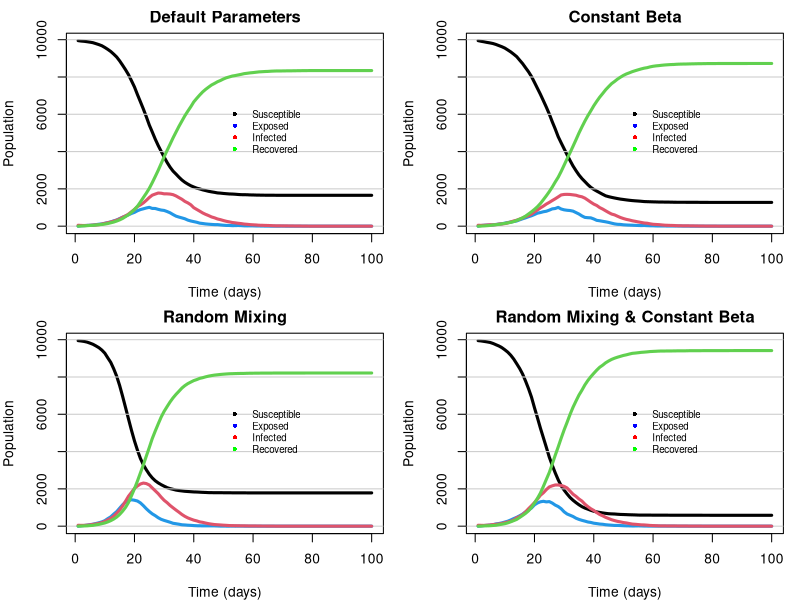

This figure's R source:
# Jackson Cramer (s2274544), Maximillian McCourt (s2145762), Natalia Montalvo Cabornero (s1969053)

# Our group worked collaboratively on the development and optimisation of all exercises.
# Although tasks were divided among us, we maintained a balanced workload through 
# regular code reviews, debugging sessions, and problem-solving meetings.
# Jackson focused on the plotting functions and household creation. 
# Max focused on implementing the nseir function.
# Natalia focused on the get.net function and commenting.



######### GENERAL DESCRIPTION #########

# This project extends the SEIR (Susceptible-Exposed-Infectious-Recovered) disease 
# model by incorporating household and social network structures. Individuals are 
# grouped into households and connected through probabilistic contact networks 
# based on sociability parameters. The model simulates disease transmission through 
# household, network, and random interactions to study how social structure and 
# individual variability affect epidemic dynamics.


######### CONTACT NETWORK MODEL ##########

# get.net() function constructs a contact network model among individuals.
# Links between individuals are formed probabilistically according to their
# sociability parameters (beta), excluding any individuals in the same household 
# (h). The output is a list where the i-th element contains the indices of person 
# i’s regular contacts.
get.net <- function(beta,h,nc=15){
  
  # Inputs:
  #   beta - vector of sociability parameters for each individual
  #   h - vector of household IDs for each individual
  #   nc - average number of contacts per person
  
  # Locally define population size
  n <- length(beta)
  
  # Initialise an empty contact list for all individuals
  contacts <- vector("list", n)
  
  # Compute the coefficient of our contact network formula
  coeff <- nc/(mean(beta)**2 * (n - 1))
  
  # Loop through all individuals to create network links
  for (i in 1:(n-1)){
    
    # For individual i, define all possible contacts of individuals i+1 to n
    # who are not in the same household (as previous links have already been generated)
    non_h <- h[(i+1):n] != h[i] 
    poss_links <- c((i+1):n)[non_h] 
    
    # Extract beta values (sociability parameters) for potential contacts
    beta_poss_links <- beta[poss_links]
    
    # Compute the probabilities of forming a contact between individual i and others using contact network formula
    prob_betas <- coeff*beta[i]*beta_poss_links
    
    # Generate links based on the assigned contact probabilities
    link_idx <- rbinom(length(prob_betas), 1, prob_betas) == 1
    links <- poss_links[link_idx]
    
    # Store the link in the i-th person's contact list
    contacts[[i]] <- c(contacts[[i]], links)
    
    # Append link with i-th person to the j-th person's contact list
    for (j in links) {
      contacts[[j]] <- c(contacts[[j]], i)
    }
  }
  
  # Return the full contact network as list
  return(contacts)
}


#########  SEIR MODEL  ##########

# nseir() function simulates a disease model over time in a population with 
# household and network-based social structure. Each individual is in one of four 
# states: Susceptible (S=0), Exposed (E=1), Infected (I=2), or Recovered (R=3). 
# The function uses constant daily probabilites for transitions from state E to I 
# and state I to R. For moving individuals from state S to E, we determine exposure 
# of susceptibles to the infectious population in state I by using the household 
# and regular contact networks previously defined. As a final method of exposure, 
# irrespective of household or regular network relations, we generate a daily probability 
# of exposure between each infected (I) and each susceptible (S) individual.
nseir <- function(beta,h,alink,alpha=c(.1,.01,.01),delta=.2,gamma=.4,nc=15, nt = 100,pinf = .005){
  
  # Inputs:
  #   beta - vector of sociability parameters for each individual
  #   h -  vector of household IDs for each individual
  #   alink - list defining the regular contacts of each person
  #   alpha - vector of household, regular network and random mixing parameters
  #   delta - daily probability of moving from state I to state R
  #   gamma - daily probability of moving from state E to state I
  #   nc - average number of contacts per person
  #   nt -  total number of days of simulation
  #   pinf - proportion of initial population to randomly start in the I state
  
  # Locally define population size
  n <- length(beta)
  
  # Defining alpha parameters
  alpha_h <- alpha[1] # Household parameter
  alpha_c <- alpha[2] # Contact network parameter
  alpha_r <- alpha[3] # Random daily mixing parameter
  
  # Recalling susceptible S=0, initialise total population as vector of zeros
  x <- rep(0, n)
  
  # Initialise infected individuals at random (using pinf input)
  x[sample(n, max(1,round(n*pinf)))] <- 2 # Use max() to ensure at least 1 person is initialised as infected
  
  # Initialise SEIR population counts for each day
  S <- E <- I <- R <- rep(0,nt)
  S[1] <- sum(x == 0) # Initialise population of susceptible individuals on day 1
  I[1] <- sum(x == 2) # Initialise population of infectious individuals on day 1
  
  # Compute the coefficient of our random daily mixing formula
  coeff <- (alpha_r*nc)/(mean(beta)^2 * (n-1))
  
  # Loop over days
  for (t in 2:nt){
    
    # Generate a random deviates for each individual for mutually exclusive transitions from states I to R and E to I
    u <- runif(n)
    x[x==2 & u<delta] <- 3 # Infectious to recovered state
    x[x==1 & u<gamma] <- 2 # Exposed to infectious state
    
    # Determine IDs of currently infectious population
    current_I <- which(x==2)
    
    # Ensure there is a current infectious population
    if (length(current_I) > 0) { 
      
      # HOUSEHOLD TRANSMISSION
      # Count infectious individuals per household using tabulate(), then map counts to each person
      num_I_h <- tabulate(h[x==2], nbins=max(h))[h]
      
      # Find indices of susceptible individuals living in households with infectious individuals
      sus_I_h <- which(x==0 & num_I_h>0)
      
      # Generate probabilities of each susceptible person becoming exposed using alpha_h parameter, adjusting for number of infectious people in household
      probs_h <- 1 - (1 - alpha_h)^num_I_h[sus_I_h]
      
      # Update population x for susceptible individuals who get exposed based on these generated probabilities
      x[sus_I_h[runif(length(sus_I_h)) < probs_h]] <- 1
      
      # CONTACT NETWORK TRANSMISSION
      # Combine all infectious individuals’ contact lists into one vector
      contacts_I <- unlist(alink[which(x==2)])
      
      # Count how many infectious contacts each person has with tabulate()
      num_I_c <- tabulate(contacts_I, nbins=length(x))
      
      # Identify indices of susceptible individuals in contact with at least one infectious person
      sus_w_I_c <- which(x==0 & num_I_c>0)
      
      # Generate probabilities of each susceptible person becoming exposed using alpha_c parameter, adjusting for number of infectious people in the susceptible individuals' contact network
      probs_c <- 1 - (1 - alpha_c)^num_I_c[sus_w_I_c]
      
      # Update population x for susceptible individuals who get exposed based on these generated probabilities
      x[sus_w_I_c[runif(length(sus_w_I_c)) < probs_c]] <- 1
      
      # RANDOM DAILY MIXING TRANSMISSION
      # Indices of susceptible individuals
      current_S <- which(x==0)
      
      # Ensure there is a current susceptible population
      if (length(current_S) > 0) {
        # Use outer() function to create all pairwise products of beta parameters for susceptible–infectious pairs
        beta_matrix <- outer(beta[current_S], beta[current_I])
        
        # Calculate probabilities of each susceptible avoiding infection from each infectious individual using random daily mixing formula
        prob_matrix_r <- 1 - coeff * beta_matrix
        
        # Combine row-wise to find total probability of each susceptible individual avoiding infection from all infectious individuals
        prob_not <- apply(prob_matrix_r, 1, prod)
        
        # Convert to infection probabilities for each susceptible
        probs_r <- 1 - prob_not
        
        # Update population x for susceptible individuals who get exposed based on these generated probabilities
        x[current_S[runif(length(current_S)) < probs_r]] <- 1
      }
    }
    
    # Record SEIR population for day t
    S[t] <- sum(x==0)
    E[t] <- sum(x==1)
    I[t] <- sum(x==2)
    R[t] <- sum(x==3)
  }
  
  # Return list of each SEIR population count from day 1 to day nt
  return(list(S=S,E=E,I=I,R=R,t=1:nt))
}


######### VISUALISATION OF DISEASE MODEL ##########

## --- Plotting Function --- ##

# plot_dynamics() function visualises the simulated evolution of the SEIR states 
# over time as a line plot, with each line in the plot coloured by their 
# corresponding SEIR state.
plot_dynamics <- function(pop_states, title=""){
  
  # Inputs:
  #   pop_states - population state counts as produced by nseir() function
  #   title - desired plot title
  
  # Calculate highest population among groups for consistent axis scaling
  ymax <- max(c(pop_states$S, pop_states$E, pop_states$I, pop_states$R))
  
  # Initialise plot and susceptible population over time as a black line
  plot(pop_states$S,ylim=c(0,ymax), type="l", lwd=3, xlab="Time (days)", ylab="Population", main=title)
  
  # Add horizontal grid lines at axis tick marks for easier visualisation
  abline(h=axTicks(2), col="gray80")
  
  # Plot remaining SEIR groups as unique colored lines
  lines(pop_states$E, col=4, lwd=3) # E - blue
  lines(pop_states$I, col=2, lwd=3) # I - red
  lines(pop_states$R, col=3, lwd=3) # R - green
  
  # Add legend to identify which line corresponds to which SEIR group
  legend(x=length(pop_states$R)/2, y=ymax/1.5,
         legend=c("Susceptible", "Exposed", "Infected", "Recovered"),
         col=c("black", "blue", "red", "green"),
         lty=NA, lwd=2,
         pch=16,
         cex=0.7, bty="n")
}


## --- Distribution into Households --- ##

# Define the population size and create the household and social 
# network structure. By generating these networks, this will enable us to model how 
# social structure influences the spread of infectious diseases.

n <- 10000 # Total population size
h_max <- 5 # Maximum number of people per household

# Randomly assign each person to a household of size 1 to h_max.
# Household IDs are repeated to give varying sizes, then shuffled
# to create an n-length vector representing a heterogeneous 
# household structure.
h <- rep(1:n, sample(1:h_max, n, replace=TRUE))[1:n] |> sample()

## --- Run Different Disease Model Scenarios --- ##

# Simulate and compare four scenarios to investigate the effects of household and contact network structure, 
# as well as the effect of individual variability in sociability (beta).

# First initialise a 'sociability' parameter (a random number between 0 and 1) for each individual
beta <- runif(n, 0, 1)

# Using get.net() function, create regular network of contacts between each individual
alink <- get.net(beta,h)

# 1. Default Parameters
# Simulate disease model with default parameters for household structure, network contacts, and random mixing
def_params <- nseir(beta,h,alink)

# 2. Random Mixing
# Simulate disease model by removing household and regular network structure,
# while keeping average initial infections per day the same for each person
# To do so, set alpha_h and alpha_c to 0, while setting alpha_r to .04
random_mixing <- nseir(beta, h, alink, alpha=c(0,0,.04))

# 3. Constant Beta
# Simulate disease model using default parameters, but assigning each person the same 
# sociability parameter, which is the average of our previously defined beta parameters
avg_beta <- rep(mean(beta), length(beta))
constant_beta <- nseir(avg_beta,h,alink)

# 4. Random Mixing & Constant Beta
# Simulate disease model by combining the conditions of the previous two simulations (random mixing and constant beta)
random_mixing_constant_beta <- nseir(avg_beta,h,alink, alpha=c(0,0,.04))


## --- Plotting the Four Simulations --- ##

# Set plotting layout/margins for disease model plots
par(mfcol=c(2,2), mar=c(4,4,2,1))

# Define list of plots and corresponding vector of titles
plots <- list(def_params, random_mixing, constant_beta, random_mixing_constant_beta)
titles <- c("Default Parameters", "Random Mixing", "Constant Beta", "Random Mixing & Constant Beta")

# Loop through each simulation and plot their disease model dynamics
for (i in seq_along(plots)) {
  plot_dynamics(plots[[i]], titles[i])
}

## --- Comments --- ##

# By including household structure and regular contact network, we notice that
# there appears to be a negligible difference between the final population of 
# susceptible and recovered individuals. However, there is a greater rate of change 
# in the population states in our 'Random Mixing' plot (when we have no 
# household or regular contact network structures) than in our 'Default 
# Parameters' plot. This is not what was originally expected, as one would assume 
# the greater number of possible routes to exposure in the 'Default Parameters' 
# simulation would lead to a greater maximum rate of infection. However, this 
# unexpected behaviour could be a result of the 'Random Mixing' plot using a higher 
# alpha_r random mixing parameter (0.04) than our 'Default Parameters' plot of 
# alpha_r, using 0.01. This suggests that simulations with higher random mixing 
# parameter alpha_r may lead to a greater maximum infection rate regardless of 
# household structures or regular contact networks.

# We also note that the random mixing simulation has a greater maximum rate of 
# change in population states when beta (our 'sociability' parameter) is constant, 
# which is consistent with our previous findings. However, when using constant beta 
# for all individuals, we note that our simulation with no household or regular 
# contact network structures, displayed in  the 'Random Mixing & Constant Beta' 
# plot, results in a higher final recovered population and lower remaining 
# susceptible population than our simulation with the household and contact network 
# structures, as shown in the 'Constant Beta' plot. This indicates that by assuming 
# an equal level of 'sociability' of all individuals, a greater number of the 
# population transition through all states from susceptible to recovered, and there 
# exist less individuals remaining as susceptible by the end of the simulation.

# Link to github repo: https://github.com/mhmc0808/ESP_GroupWorks.git
# Note about github repo: Our group used the same repo for both project 1 and project
# 2. The code for project 2 can be found in the GW2 folder, and is titled proj2.r

